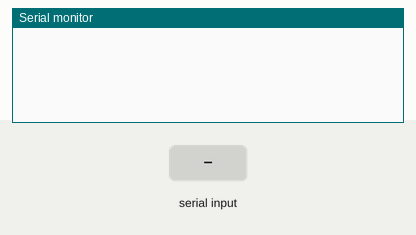
The sketch below on a simulated Arduino Uno, built with avr-gcc and run on an emulated ATmega328P. On the bench: the last lines printed to the serial monitor. Inputs (shaded band) come from the test bench.

Above: at 1.2 s.
1.3 s: "90,45\n" received over Serial
At 2.4 s:
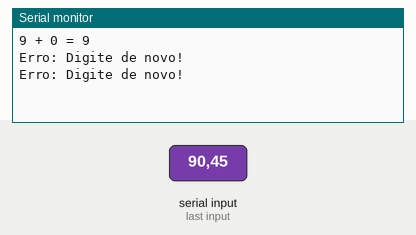
2.8 s: "30,150\n" received over Serial
At 3.5 s:
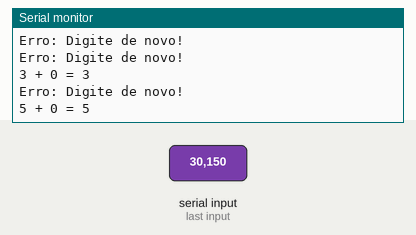

The sketch:

exercicio2.ino
```cpp
unsigned int a ;
unsigned int b ;
bool erro;

void setup() {
 Serial.begin(9600);
 erro = false;
}

void loop() {
unsigned int w;
a = operador();

b = operador();

if((a >= 0 && a <=9)&&(b>=0 && b <=9)){
  w = soma(a , b );
    Serial.print(a);
    Serial.print(" + ");
    Serial.print(b);
    Serial.print(" = ");
    Serial.println(w);
    Serial.println();
  }

else{
   Serial.println("Erro: Digite de novo!");
  }

}


unsigned int soma(int x , int y){
unsigned int c;
c = x+y;
return c;

}

unsigned int convert(int valor){

  switch(valor){
     case 48:
        return 0;
        break;
     case 49:
        return 1;
        break;
     case 50:
        return 2;
        break;
     case 51:
        return 3;
        break;
     case 52:
        return 4;
        break;
     case 53:
        return 5;
        break;
     case 54:
        return 6;
        break;
     case 55:
        return 7;
        break;
     case 56:
        return 8;
        break;
     case 57:
        return 9;
        break;
     default:
        return 'a';
        break;
  }
  }

unsigned int operador(){
  unsigned int e;
  while(!Serial.available()){
   }

  e = Serial.read();
 // e = convert(e);
 e = e - 48;

  return e;
  }
```

Measured:
- after the input at 1.3 s, the serial monitor: prints a new line at once (image 1)
- after the input at 2.8 s, the serial monitor: prints a new line at once (image 2)
